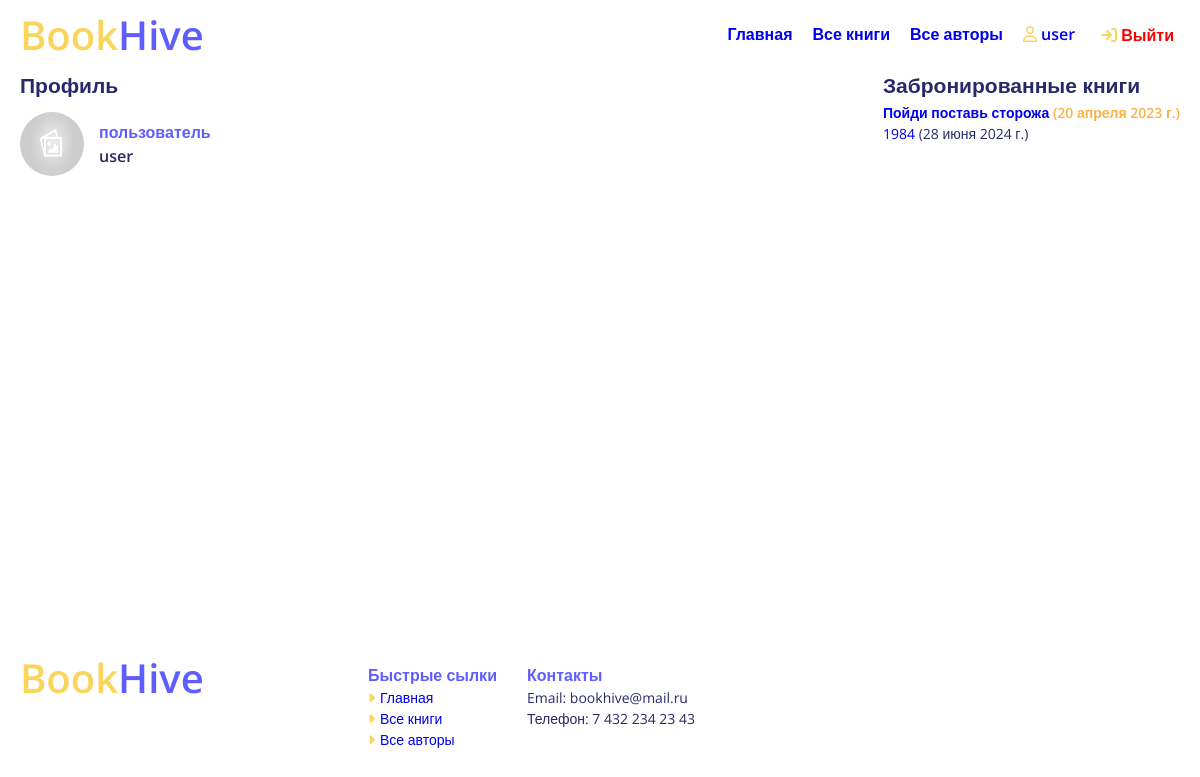
/accounts/profile/ (signed in), run on the app's committed database.
### catalog/models.py (models this page shows, shortened)
class BookInstance(models.Model):
    id = models.UUIDField(primary_key=True, default=uuid.uuid4, help_text="Уникальный идентификатор для данной книги в библиотеке")
    book = models.ForeignKey('Book', on_delete=models.SET_NULL, null=True)
    imprint = models.CharField(max_length=200)
    due_back = models.DateField(null=True, blank=True, help_text="Дата возврата")
    borrower = models.ForeignKey(User, on_delete=models.SET_NULL, null=True, blank=True)
    LOAN_STATUS = (
        ('m', 'Обслуживание'),
        ('o', 'Выдана'),
        ('a', 'Доступна'),
        ('r', 'Зарезервирована'),
    )
    status = models.CharField(max_length=1, choices=LOAN_STATUS, blank=True, default='m', help_text='Доступность книги')
    class Meta:
        ordering = ["due_back"]
        permissions = (("can_mark_returned", "Установка статуса 'Возвращена'"),)
    @property
    def is_overdue(self):
        if self.due_back and date.today() > self.due_back:
            return True
        return False

class Book(models.Model):
    image = models.ImageField(null=True, blank=True,default='default.jpg', upload_to='Books')
    title = models.CharField(max_length=200)
    author = models.ForeignKey('Author', on_delete=models.SET_NULL, null=True)
    summary = models.TextField(max_length=1000, help_text="Введите краткое описание книги")
    isbn = models.CharField('ISBN',max_length=13, help_text='13-значный номер <a href="https://www.isbn-international.org/content/what-isbn">ISBN</a>')
    genre = models.ManyToManyField(Genre, help_text="Выберите жанры для этой книги")
    def display_genre(self):
        """
        Создает строку для жанра. Необходимо для отображения жанра в админке.
        """
        return ', '.join([ genre.name for genre in self.genre.all()[:3] ])
    display_genre.short_description = 'Жанр'

### catalog/views.py (the view)
# urls.py: path('accounts/profile/', views.ProfileView.as_view(), name='profile'),
class ProfileView(LoginRequiredMixin, generic.ListView):
    model = BookInstance
    template_name ='catalog/profile.html'
    def get_queryset(self):
        if self.request.user.groups.filter(name='Библиотекари').exists():
            return BookInstance.objects.filter(status__exact='o').order_by('due_back')
        else:
            return BookInstance.objects.filter(borrower=self.request.user).filter(status__exact='o').order_by('due_back')
    def get_context_data(self, **kwargs):
        context = super().get_context_data(**kwargs)
        context['is_librarian'] = self.request.user.groups.filter(name='Библиотекари').exists()
        return context

### catalog/templates/catalog/profile.html (shortened to what this page needs)
{% extends "base_generic.html" %}
{% load static %}
{% block content %}
    <div class="account __container">
      <div class="profile">
          <h2>Профиль</h1>
            <div class="profile-header">
              <div class="profile__image">
                <img src="{% static 'img/default.jpg' %}" alt="">
              </div>
              <div class="profile-header__info">
                {% if is_librarian  %}
                  <p class="profile__status" style="color: #FAD55E;">библиотекарь</p>
                {% else %}
                  <p class="profile__status">пользователь</p>
                {% endif %}
                <p class="profile__name">{{ user.get_username }}</p>
              </div>
            </div>
            <div class="profile__dictation">
              <a class=" btn" href="#">Редактировать</a>
            </div>
      </div>
      <div class="">
        <h2>Забронированные книги</h1>
          {% if bookinstance_list %}
          <ul>
            {% for bookinst in bookinstance_list %}
            {% if is_librarian  %}
                <li class="{% if bookinst.is_overdue %}text-danger{% endif %}">
                  <a href="{% url 'book-detail' bookinst.book.pk %}">{{bookinst.book.title}}</a> ({{ bookinst.due_back }}) - {{ bookinst.borrower }} - <a href="{% url 'renew-book-librarian' bookinst.id %}">Продлить</a>
            {% else %}
                <li class="{% if bookinst.is_overdue %}text-danger{% endif %}">
                  <a href="{% url 'book-detail' bookinst.book.pk %}">{{bookinst.book.title}}</a> ({{ bookinst.due_back }})
                </li>
            {% endif %}
            {% endfor %}
          </ul>
      </div>
    </div>
    {% else %}
      <p>У вас нет книг в прокате.</p>
    {% endif %}
{% endblock %}

### catalog/templates/base_generic.html (shortened to what this page needs)
<!DOCTYPE html>
<html lang="en">
<head>
  {% load static %}
  <link rel="stylesheet" href="{% static 'css/style.css' %}">
  <link rel="stylesheet" href="{% static 'css/catalog.css' %}">
</head>
<body>
    {% block header %}
    <header class="header">
      <div class="__container">
        <div class="header-body">
          <a href="{% url 'index' %}" class="header__logo logo">Book<span>Hive</span></a>
          <ul class="header__menu">
            <li><a href="{% url 'index' %}">Главная</a></li>
            <li><a href="{% url 'books' %}">Все книги</a></li>
            <li><a href="{% url 'authors' %}">Все авторы</a></li>
            {% if user.is_authenticated %}
                <li><a href="{% url 'profile' %}"><i class="fa-regular fa-user" style="color: #fad55e;"></i> {{ user.get_username }}</a></li>
                <li class="header__login">
                  <form method="post" action="{% url 'logout' %}" style="display: inline;">
                    <button  type="submit" style="border: none; background: none; cursor: pointer; font-weight: 600; color: red;">
                      <i class="fa-solid fa-arrow-right-to-bracket" style="color: #fad55e;"></i>
                       Выйти
                    </button>
                  </form>
              </li>
            {% else %}
                <li class="header__login"><a href="{% url 'login'%}?next={{request.path}}"><i class="fa-solid fa-arrow-right-to-bracket" style="color: #fad55e;"></i></i> Войти</a></li>
            {% endif %}
          </ul>
        </div>
      </div>
    </header>
    {% endblock %}
      <section class="page">
      {% block content %}{% endblock %}
      </section>
      <footer class="footer">
        <div class="__container">
          <div class="footer__body">
            <a href="{% url 'index' %}" class="footer__logo logo">Book<span>Hive</span></a>
          <div class="footer-info">
            <ul class="footer-list fast-link">
              <li>Быстрые сылки</li>
              <li><a href="{% url 'index' %}"><i class="fa-solid fa-caret-right" style="color: #fad55e;"></i>Главная</a></li>
              <li><a href="{% url 'books' %}"><i class="fa-solid fa-caret-right" style="color: #fad55e;"></i>Все книги</a></li>
              <li><a href="{% url 'authors' %}"><i class="fa-solid fa-caret-right" style="color: #fad55e;"></i>Все авторы</a></li>
            </ul>
            <ul class="footer-list contacts">
              <li>Контакты</li>
              <li>Email: bookhive@mail.ru</li>
              <li>Телефон: 7 432 234 23 43</li>
            </ul>
          </div>
          </div>
        </div>
      </footer>
</body>
</html>

### static/css/style.css (style rules this page uses)
*, *::before, *::after { box-sizing: border-box; }
ul, li { margin: 0; padding: 0; }
ul[class], ol[class] { padding: 0; }
body, h1, h2, h3, h4, p, ul[class], ol[class], li, figure, figcaption, blockquote, dl, dd { margin: 0; }
body { display: flex; flex-direction: column; min-height: 100vh; font-family: 'Open Sans', sans-serif; font-size: 14px; line-height: 22px; color: #292968; scroll-behavior: smooth; text-rendering: optimizeSpeed; line-height: 1.5; }
ul[class], ol[class] { list-style: none; }
li { list-style-type: none; }
a { text-decoration: none; }
a:not([class]) { text-decoration-skip-ink: auto; }
img { max-width: 100%; display: block; }
input, button, textarea, select { font: inherit; }
.__container { max-width: 1200px; padding: 0 20px; margin: 0 auto; }
.logo { font-size: 40px; font-weight: 600; color: #fad55e; text-align: center; line-height: 30px; }
.logo span { color: #605dff; }
.btn { display: inline-block !important; height: 38px; color: #fff !important; border-radius: 20px !important; border: none; font-weight: 600; cursor: pointer; padding: 8px 16px; }
.text-danger { font-weight: 600; color: #FAB246; }
.header { width: 100%; }
.header-body { display: flex; align-items: center; justify-content: space-between; padding: 20px 0; }
.header__menu { display: flex; gap: 20px; font-size: 16px; font-weight: 500; }
.header__menu a { font-size: 16px; font-weight: 600; }
.footer { margin-top: auto; padding: 50px 0; }
.footer__body { display: flex; }
.footer__logo { display: flex; justify-content: start; width: 30%; }
.footer-info { display: flex; gap: 30px; }
.footer-list li:first-child { color: #605dff; font-size: 16px; font-weight: 600; }
.footer-list a { display: flex; align-items: center; gap: 5px; }

### static/css/catalog.css (style rules this page uses)
.account { display: flex; justify-content: space-between; }
.profile { display: flex; flex-direction: column; gap: 10px; }
.profile-header { display: flex; align-items: center; gap: 15px; font-size: 16px; font-weight: 600; }
.profile__image { width: 64px; height: 64px; object-fit: cover; }
.profile__image img { width: 100%; height: 100%; border-radius: 50%; }
.profile__status { color: #605DFF; }
.profile__dictation { margin: 15px 0 0 0; }

### data on the page
BookInstance: book "Пойди поставь сторожа", due_back "20 апреля 2023 г."
BookInstance: book "1984", due_back "28 июня 2024 г."

### other printed values
{{ user.get_username }} "user"
